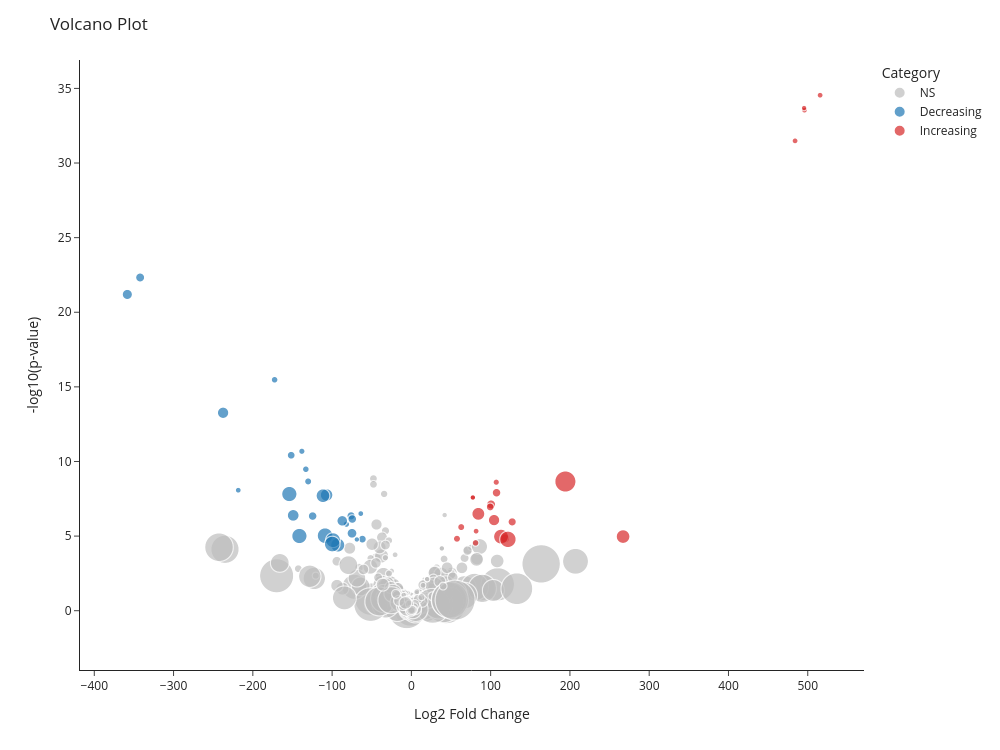

This figure's notebook cell:
### Code cell
import plotly.express as px

table["symbol"] = table.index

volcano_plot(
    table,
    lfc_col="expected_change",
    pval_col="log10p_eb",
    gene_col=None,
    size_col="n_eff",
    lfc_thresh=50,
    pval_thresh=-np.log10(0.05 / table.shape[0]),
    x_label="Log2 Fold Change",
    y_label="-log10(p-value)",
    title="Volcano Plot",
    up_color="#d62728",      # red
    down_color="#1f77b4",    # blue
    ns_color="#bdbdbd",      # grey
    width=1000,
    height=750,
    size_max=40,
)

### Figure 1 — Plotly figure (JSON) as saved in the notebook; plotly's stock layout.template omitted (floating-point values rounded to 4 significant figures; data arrays with more than 128 entries replaced by an {"elided": "..."} marker saying what was removed)
{"data": [{"customdata": {"elided": "1057x2 mixed values"}, "hovertemplate": "<b>%{hovertext}</b><br><br>expected_change=%{x}<br>log10p_eb=%{y}<br>n_eff=%{customdata[0]}<extra></extra>", "hovertext": {"elided": "1057 str values"}, "legendgroup": "NS", "marker": {"color": "#bdbdbd", "size": {"elided": "1057 float values"}, "sizemode": "area", "sizeref": 0.03167, "symbol": "circle"}, "mode": "markers", "name": "NS", "showlegend": true, "type": "scattergl", "x": {"elided": "1057 float values"}, "xaxis": "x", "y": {"elided": "1057 float values"}, "yaxis": "y"}, {"customdata": [[1.297, "Decreasing"], [4.048, "Decreasing"], [7.491, "Decreasing"], [7.859, "Decreasing"], [1.904, "Decreasing"], [1.074, "Decreasing"], [6.487, "Decreasing"], [7.029, "Decreasing"], [4.298, "Decreasing"], [3.091, "Decreasing"], [5.04, "Decreasing"], [1.932, "Decreasing"], [7.536, "Decreasing"], [1.428, "Decreasing"], [1.49, "Decreasing"], [1.311, "Decreasing"], [2.246, "Decreasing"], [3.655, "Decreasing"], [7.868, "Decreasing"], [1, "Decreasing"], [3.341, "Decreasing"], [2.408, "Decreasing"], [2.361, "Decreasing"], [1.554, "Decreasing"], [2.611, "Decreasing"], [5.916, "Decreasing"], [1.098, "Decreasing"]], "hovertemplate": "<b>%{hovertext}</b><br><br>expected_change=%{x}<br>log10p_eb=%{y}<br>n_eff=%{customdata[0]}<extra></extra>", "hovertext": ["G Protein-Coupled Peptide Receptor Activity (GO:0008528)", "G Protein-Coupled Receptor Activity (GO:0004930)", "G Protein-Coupled Receptor Binding (GO:0001664)", "GDP Binding (GO:0019003)", "SH3 Domain Binding (GO:0017124)", "UDP-galactosyltransferase Activity (GO:0035250)", "Calcium Channel Activity (GO:0005262)", "Calcium Ion Transmembrane Transporter Activity (GO:0015085)", "Carboxylic Ester Hydrolase Activity (GO:0052689)", "Carboxypeptidase Activity (GO:0004180)", "Cholesterol Binding (GO:0015485)", "Dopamine Receptor Binding (GO:0050780)", "Endopeptidase Inhibitor Activity (GO:0004866)", "Exonuclease Activity (GO:0004527)", "Glutathione Transferase Activity (GO:0004364)", "Lysophospholipase Activity (GO:0004622)", "Metallocarboxypeptidase Activity (GO:0004181)", "Metalloexopeptidase Activity (GO:0008235)", "Monoatomic Cation Channel Activity (GO:0005261)", "Neuropeptide Receptor Activity (GO:0008188)", "Phosphatase Binding (GO:0019902)", "Phosphatidylcholine Binding (GO:0031210)", "Phospholipase Activity (GO:0004620)", "Phosphoric Diester Hydrolase Activity (GO:0008081)", "Protein Phosphatase Binding (GO:0019903)", "Sterol Binding (GO:0032934)", "Transferrin Receptor Binding (GO:1990459)"], "legendgroup": "Decreasing", "marker": {"color": "#1f77b4", "size": [1.297, 4.048, 7.491, 7.859, 1.904, 1.074, 6.487, 7.029, 4.298, 3.091, 5.04, 1.932, 7.536, 1.428, 1.49, 1.311, 2.246, 3.655, 7.868, 1.0, 3.341, 2.408, 2.361, 1.554, 2.611, 5.916, 1.098], "sizemode": "area", "sizeref": 0.03167, "symbol": "circle"}, "mode": "markers", "name": "Decreasing", "showlegend": true, "type": "scattergl", "x": [-81.93, -237.5, -154.0, -108.9, -151.6, -63.83, -92.86, -98.85, -149.1, -74.89, -107.0, -61.81, -141.3, -133.1, -172.6, -138.2, -76.05, -87.22, -99.82, -68.79, -358.3, -74.57, -124.6, -130.2, -342.2, -111.5, -218.4], "xaxis": "x", "y": [5.795, 13.26, 7.818, 5.027, 10.42, 6.508, 4.4, 4.728, 6.388, 5.188, 7.755, 4.796, 5.006, 9.48, 15.47, 10.68, 6.359, 6.023, 4.469, 4.773, 21.19, 6.143, 6.344, 8.662, 22.33, 7.706, 8.075], "yaxis": "y"}, {"customdata": [[1.076, "Increasing"], [1.13, "Increasing"], [1.026, "Increasing"], [1.171, "Increasing"], [1.039, "Increasing"], [1.645, "Increasing"], [6.09, "Increasing"], [2.185, "Increasing"], [2.644, "Increasing"], [2.569, "Increasing"], [1.997, "Increasing"], [1, "Increasing"], [1.476, "Increasing"], [14.23, "Increasing"], [1.607, "Increasing"], [1, "Increasing"], [1.011, "Increasing"], [2.418, "Increasing"], [3.969, "Increasing"], [5.331, "Increasing"], [7.201, "Increasing"], [8.509, "Increasing"]], "hovertemplate": "<b>%{hovertext}</b><br><br>expected_change=%{x}<br>log10p_eb=%{y}<br>n_eff=%{customdata[0]}<extra></extra>", "hovertext": ["NAD Binding (GO:0051287)", "NADP Binding (GO:0050661)", "NADPH Binding (GO:0070402)", "RAGE Receptor Binding (GO:0050786)", "Actinin Binding (GO:0042805)", "Alcohol Dehydrogenase (NADP+) Activity (GO:0008106)", "Anion Binding (GO:0043168)", "Cell Adhesion Mediator Activity (GO:0098631)", "Cell-Cell Adhesion Mediator Activity (GO:0098632)", "Endopeptidase Regulator Activity (GO:0061135)", "Ferric Iron Binding (GO:0008199)", "Ferroxidase Activity (GO:0004322)", "Lipoprotein Particle Binding (GO:0071813)", "mRNA 3'-UTR Binding (GO:0003730)", "Oxidoreductase Activity, Acting on NAD(P)H, Quinone or Similar Compound as Acceptor (GO:0016655)", "Oxidoreductase Activity, Acting on Metal Ions, Oxygen as Acceptor (GO:0016724)", "Oxidoreductase Activity, Acting on the CH-NH Group of Donors, NAD or NADP as Acceptor (GO:0016646)", "poly(G) Binding (GO:0034046)", "Poly-Purine Tract Binding (GO:0070717)", "Poly-Pyrimidine Tract Binding (GO:0008187)", "Regulatory RNA Binding (GO:0061980)", "Single-Stranded DNA Binding (GO:0003697)"], "legendgroup": "Increasing", "marker": {"color": "#d62728", "size": [1.076, 1.13, 1.026, 1.171, 1.039, 1.645, 6.09, 2.185, 2.644, 2.569, 1.997, 1.0, 1.476, 14.23, 1.607, 1.0, 1.011, 2.418, 3.969, 5.331, 7.201, 8.509], "sizemode": "area", "sizeref": 0.03167, "symbol": "circle"}, "mode": "markers", "name": "Increasing", "showlegend": true, "type": "scattergl", "x": [484.0, 515.6, 495.9, 107.0, 81.61, 62.88, 267.0, 127.2, 118.2, 100.6, 99.44, 77.54, 80.93, 194.3, 57.52, 77.54, 495.4, 107.4, 104.3, 84.47, 113.1, 121.8], "xaxis": "x", "y": [31.49, 34.54, 33.55, 8.612, 5.331, 5.603, 4.969, 5.954, 4.841, 7.122, 6.952, 7.586, 4.544, 8.656, 4.822, 7.586, 33.69, 7.907, 6.073, 6.492, 4.965, 4.784], "yaxis": "y"}], "layout": {"height": 750, "legend": {"itemsizing": "constant", "title": {"text": "Category"}, "tracegroupgap": 0}, "margin": {"t": 60}, "paper_bgcolor": "white", "plot_bgcolor": "white", "shapes": [{"line": {"color": "black", "dash": "dash"}, "type": "line", "x0": 50, "x1": 50, "xref": "x", "y0": 0, "y1": 1, "yref": "y domain"}, {"line": {"color": "black", "dash": "dash"}, "type": "line", "x0": -50, "x1": -50, "xref": "x", "y0": 0, "y1": 1, "yref": "y domain"}, {"line": {"color": "black", "dash": "dash"}, "type": "line", "x0": 0, "x1": 1, "xref": "x domain", "y0": 4.345, "y1": 4.345, "yref": "y"}], "title": {"text": "Volcano Plot"}, "width": 1000, "xaxis": {"anchor": "y", "domain": [0, 1], "title": {"text": "Log2 Fold Change"}}, "yaxis": {"anchor": "x", "domain": [0, 1], "title": {"text": "-log10(p-value)"}}}}
